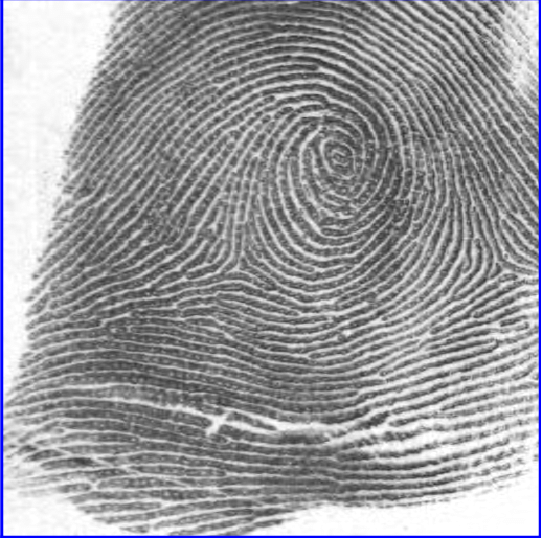
#> input picture features_detection/02_opencv/fingerprint.png, 541 x 538 px
$ python threshold.py
#> lines starting #> are read from the running program, lines starting #| are printed output that depends on the picture; after the words box and inside, x2 and y2 are one past the last pixel; in counts of white or black regions, pixels touching at a corner belong together
# threshold.py
# http://labs.eecs.tottori-u.ac.jp/sd/Member/oyamada/OpenCV/html/py_tutorials/py_imgproc/py_thresholding/py_thresholding.html

import cv2
import numpy as np
from matplotlib import pyplot as plt

img = cv2.imread("./02_opencv/fingerprint.png", 0)
#> img: shape (538, 541); min 46, max 255, mean 155
img = cv2.medianBlur(img, 5)
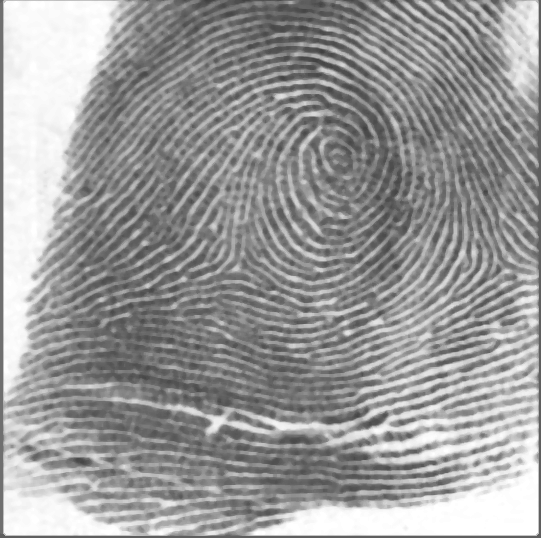
#> img: shape (538, 541); min 64, max 255, mean 154.4

ret, th1 = cv2.threshold(img, 127, 255, cv2.THRESH_BINARY)
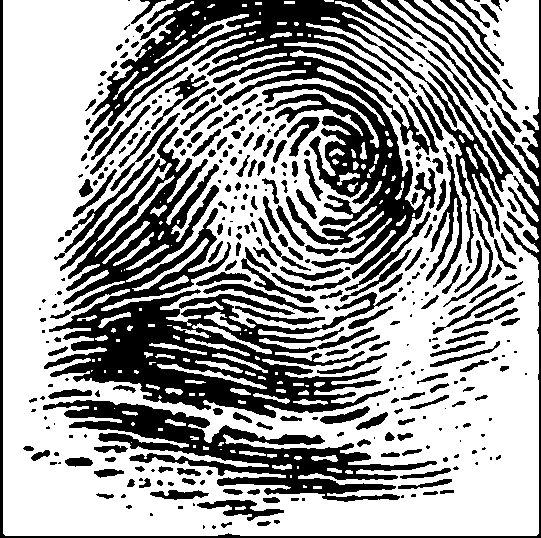
#> th1: shape (538, 541); 62.3% white; 349 black regions (128 under 20 px), largest, box (x1, y1, x2, y2) and area: (89, 0, 513, 279) 31186, (44, 127, 397, 418) 30137, (43, 400, 437, 502) 11794
th2 = cv2.adaptiveThreshold(
    img, 255, cv2.ADAPTIVE_THRESH_MEAN_C, cv2.THRESH_BINARY, 11, 2
)
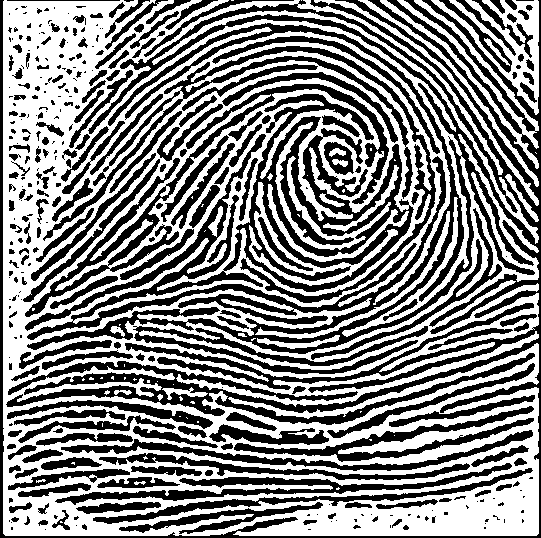
#> th2: shape (538, 541); 52.4% white; 346 black regions (150 under 20 px), largest, box (x1, y1, x2, y2) and area: (0, 0, 541, 538) 65809, (43, 46, 436, 303) 6730, (25, 84, 389, 317) 6253
th3 = cv2.adaptiveThreshold(
    img, 255, cv2.ADAPTIVE_THRESH_GAUSSIAN_C, cv2.THRESH_BINARY, 11, 2
)
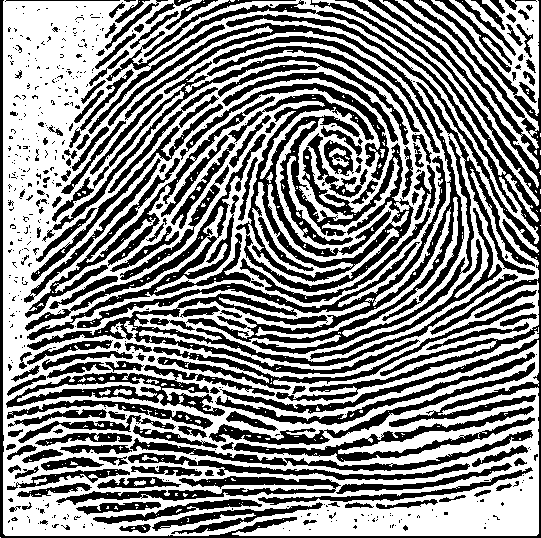
#> th3: shape (538, 541); 53.5% white; 532 black regions (364 under 20 px), largest, box (x1, y1, x2, y2) and area: (0, 0, 541, 538) 22556, (27, 23, 518, 374) 18126, (228, 94, 414, 292) 11066

titles = [
    "Original Image",
    "Global Thresholding (v = 127)",
    "Adaptive Mean Thresholding",
    "Adaptive Gaussian Thresholding",
]
images = [img, th1, th2, th3]

for i in range(4):
    plt.subplot(2, 2, i + 1), plt.imshow(images[i], "gray")
    plt.title(titles[i])
    plt.xticks([]), plt.yticks([])
plt.show()

img = cv2.imread("./02_opencv/fingerprint.png", 0)
blur = cv2.bilateralFilter(img, 9, 75, 75)

ret, blur_th1 = cv2.threshold(blur, 127, 255, cv2.THRESH_BINARY)
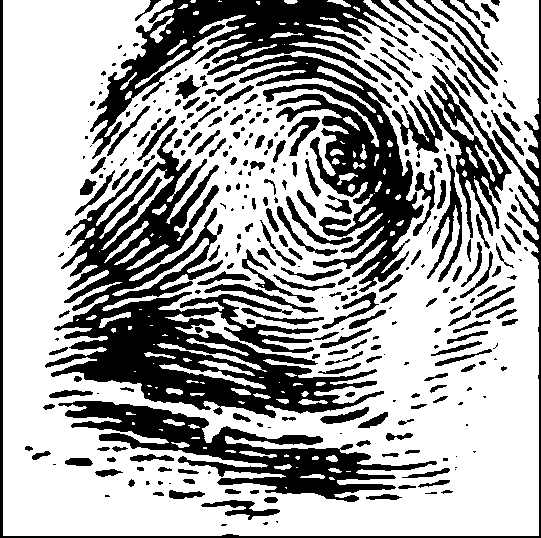
#> blur_th1: shape (538, 541); 65.7% white; 331 black regions (118 under 20 px), largest, box (x1, y1, x2, y2) and area: (45, 128, 384, 418) 28996, (214, 55, 424, 292) 13152, (90, 0, 408, 159) 12709
blur_th2 = cv2.adaptiveThreshold(
    blur, 255, cv2.ADAPTIVE_THRESH_MEAN_C, cv2.THRESH_BINARY, 11, 2
)
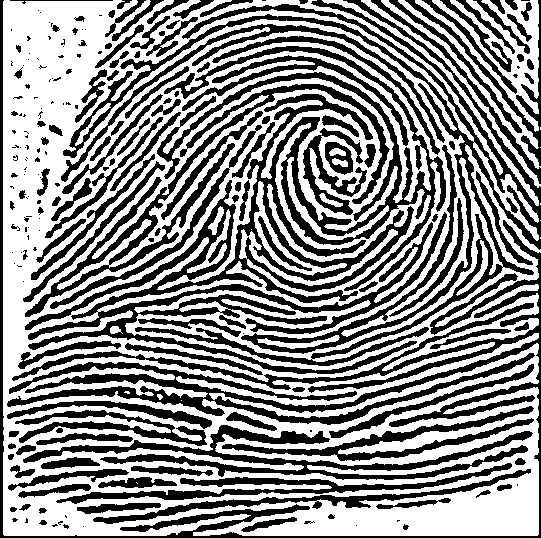
#> blur_th2: shape (538, 541); 55.5% white; 224 black regions (89 under 20 px), largest, box (x1, y1, x2, y2) and area: (25, 46, 447, 374) 28008, (0, 0, 541, 538) 20932, (63, 0, 541, 366) 16243
blur_th3 = cv2.adaptiveThreshold(
    blur, 255, cv2.ADAPTIVE_THRESH_GAUSSIAN_C, cv2.THRESH_BINARY, 11, 2
)
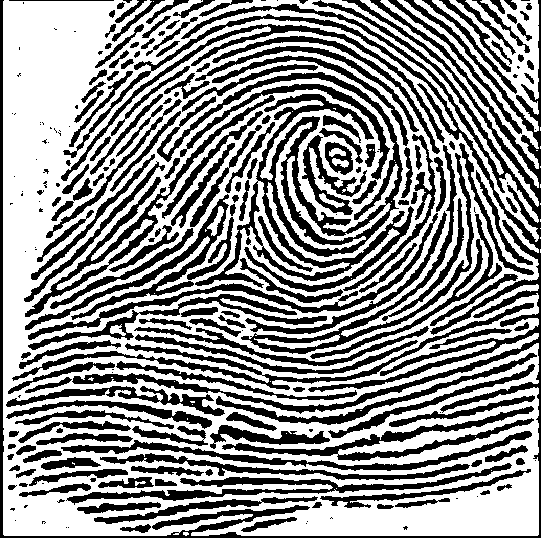
#> blur_th3: shape (538, 541); 57.3% white; 246 black regions (68 under 20 px), largest, box (x1, y1, x2, y2) and area: (0, 0, 541, 538) 22056, (157, 72, 414, 292) 11729, (241, 145, 474, 354) 3366

titles = [
    "blur Image",
    "blur Global Thresholding (v = 127)",
    "blur Adaptive Mean Thresholding",
    "blur Adaptive Gaussian Thresholding",
]
images = [blur, th1, th2, th3]

for i in range(4):
    plt.subplot(2, 2, i + 1), plt.imshow(images[i], "gray")
    plt.title(titles[i])
    plt.xticks([]), plt.yticks([])
plt.show()
